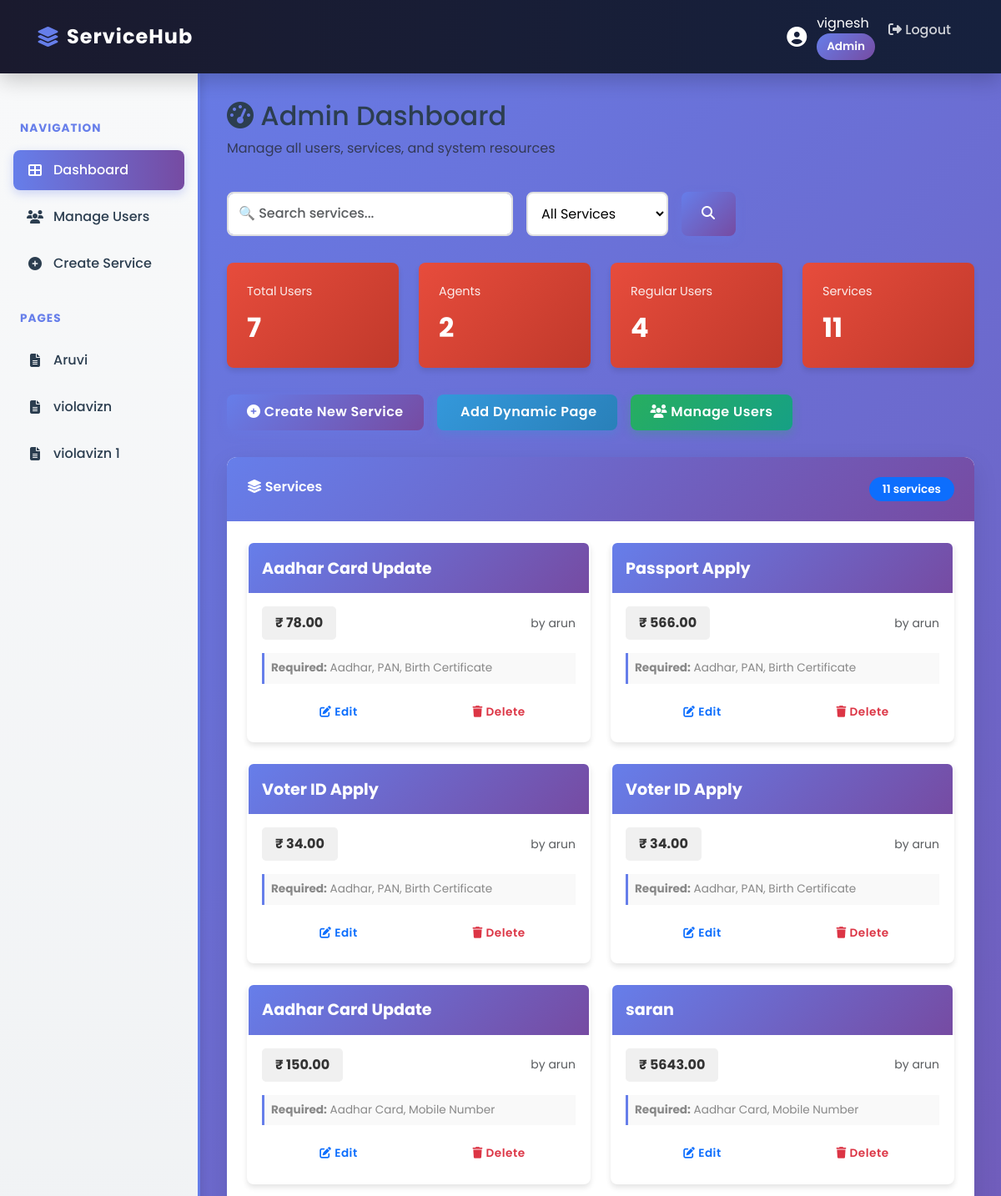
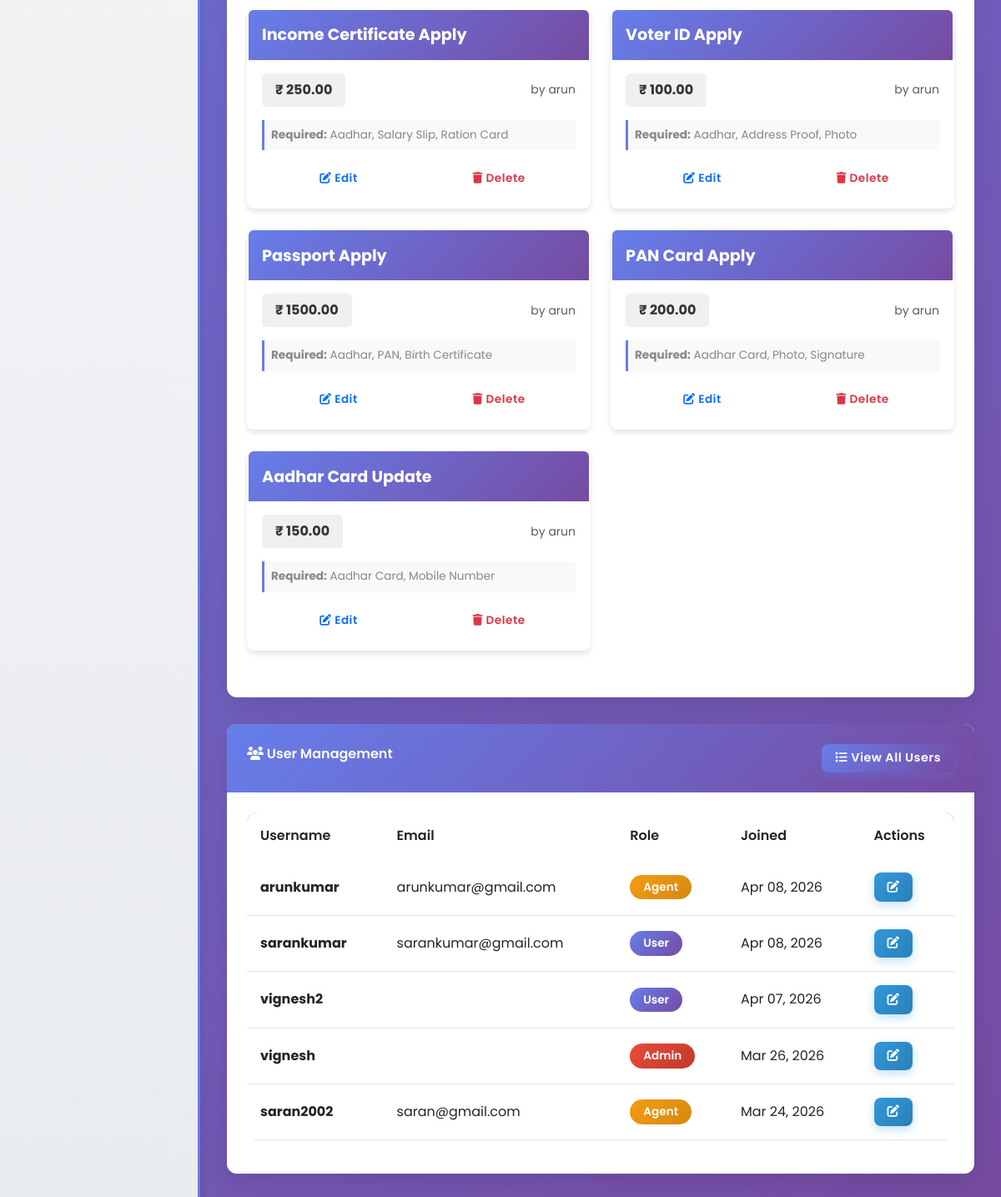
Screenshot of / (signed in) with the database file from the repository (2 pictures, top to bottom).
### core/models.py (models this page shows, shortened)
class Profile(models.Model):
    ROLE_CHOICES = [
        ("admin", "Admin"),
        ("agent", "Agent"),
        ("user", "User"),
    ]
    user = models.OneToOneField(User, on_delete=models.CASCADE)
    role = models.CharField(max_length=16, choices=ROLE_CHOICES, default="user")

class DynamicPage(models.Model):
    name = models.CharField(max_length=200, unique=True)
    slug = models.SlugField(max_length=220, unique=True, blank=True)
    description = models.TextField(blank=True)
    created_by = models.ForeignKey(User, on_delete=models.SET_NULL, null=True, related_name="dynamic_pages")
    created_at = models.DateTimeField(auto_now_add=True)

class Service(models.Model):
    name = models.CharField(max_length=250)
    charges = models.DecimalField(max_digits=10, decimal_places=2)
    documents_required = models.CharField(max_length=500, blank=True)
    tutorial_link = models.URLField(blank=True, null=True)
    apply_link = models.URLField(blank=True, null=True)
    created_by = models.ForeignKey(User, on_delete=models.SET_NULL, null=True, related_name="services")
    page = models.ForeignKey("DynamicPage", on_delete=models.CASCADE, related_name="services", null=True, blank=True)
    created_at = models.DateTimeField(auto_now_add=True)

### core/views.py (the view)
# urls.py: path("", views.dashboard, name="dashboard"),
@login_required
def dashboard(request):
    role = _user_role(request.user)
    if role == "anonymous":
        return redirect("login_board")
    if role not in ["admin", "agent"]:
        pass
    services = Service.objects.filter(page__isnull=True).order_by("-created_at")
    pages = DynamicPage.objects.all().order_by("name")
    search_query = request.GET.get('search', '')
    if search_query:
        services = services.filter(name__icontains=search_query)
    context = {
        "services": services,
        "pages": pages,
        "role": role,
        "can_manage": _can_manage_services(request.user),
        "page_title": f"{role.capitalize()} Dashboard",
        "page_description": f"Welcome to your {role} dashboard.",
        "search_query": search_query,
        "service_count": services.count(),
    }
    if role == "admin":
        context.update({
            "users": User.objects.all().order_by("-date_joined"),
            "total_users": User.objects.count(),
            "total_agents": User.objects.filter(profile__role="agent").count(),
            "total_regular_users": User.objects.filter(profile__role="user").count(),
        })
    elif role == "agent":
        user_services = Service.objects.filter(created_by=request.user)
        context.update({
            "user_services_count": user_services.count(),
        })
    return render(request, "core/unified_dashboard.html", context)

### core/templates/core/unified_dashboard.html (shortened to what this page needs)
{% extends 'core/base.html' %}
{% load custom_filters %}
{% block content %}
<div class="dashboard-header">
    <div class="header-content">
        <h1>
            <i class="fas fa-tachometer-alt"></i>
            {% if role == 'admin' %}
                Admin Dashboard
            {% elif role == 'agent' %}
                Agent Dashboard
            {% endif %}
        </h1>
        <p class="text-muted">
            {% if role == 'admin' %}
                Manage all users, services, and system resources
            {% elif role == 'agent' %}
                Create and manage your services
            {% endif %}
        </p>
    </div>
    <form method="GET" class="search-bar-container">
        <input
            type="text"
            name="search"
            class="form-control"
            placeholder="🔍 Search services..."
            value="{{ search_query|default:'' }}"
            id="serviceSearch"
        >
        <select class="filter-dropdown" name="filter" id="filterDropdown">
            <option value="all">All Services</option>
        </select>
        <button type="submit" class="btn btn-primary">
            <i class="fas fa-search"></i>
        </button>
    </form>
</div>
{% if role == 'admin' %}
<div class="stats-container">
    <div class="stat-card admin">
        <div class="stat-label">Total Users</div>
        <div class="stat-value">{{ total_users }}</div>
    </div>
    <div class="stat-card admin">
        <div class="stat-label">Agents</div>
        <div class="stat-value">{{ total_agents }}</div>
    </div>
    <div class="stat-card admin">
        <div class="stat-label">Regular Users</div>
        <div class="stat-value">{{ total_regular_users }}</div>
    </div>
    <div class="stat-card admin">
        <div class="stat-label">Services</div>
        <div class="stat-value">{{ service_count }}</div>
    </div>
</div>
{% endif %}
{% if can_manage %}
<div class="action-bar">
    <a href="{% url 'add_service' %}" class="btn btn-primary">
        <i class="fas fa-plus-circle"></i> Create New Service
    </a>
    {% if role == 'admin' %}
    <a href="{% url 'add_page' %}" class="btn btn-info">
         Add Dynamic Page
    </a>
    <a href="{% url 'user_list' %}" class="btn btn-success">
        <i class="fas fa-users"></i> Manage Users
    </a>
    {% elif role == 'agent' %}
    <a href="{% url 'add_page' %}" class="btn btn-info">
        <i class="fas fa-file-plus"></i> Add Dynamic Page
    </a>
    {% endif %}
</div>
{% endif %}
<div class="card">
    <div class="card-header">
        <i class="fas fa-layer-group"></i> Services
        {% if can_manage %}
        <span class="badge bg-primary float-end">{{ services|length }} service{{ services|length|pluralize }}</span>
        {% endif %}
    </div>
    <div class="card-body">
        {% if services %}
        <div class="service-cards-container" id="serviceContainer">
            {% for service in services %}
            <div class="service-card" onclick="window.location='{% url 'service_detail' service.id %}'" data-service-id="{{ service.id }}">
                <div class="service-card-header">
                    <h3 class="service-card-title">{{ service.name }}</h3>
                </div>
                <div class="service-card-body">
                    <div class="service-meta">
                        <span class="service-price">₹ {{ service.charges }}</span>
                        <small class="text-muted">by {{ service.created_by.first_name|default:service.created_by.username }}</small>
                    </div>
                    {% if service.documents_required %}
                    <div class="service-documents">
                        <strong>Required:</strong> {{ service.documents_required|truncatewords:5 }}
                    </div>
                    {% endif %}
                    {% if can_manage %}
                    <div class="service-actions">
                        <a href="{% url 'edit_service' service.id %}" class="btn btn-sm btn-outline-primary" onclick="event.stopPropagation();">
                            <i class="fas fa-edit"></i> Edit
                        </a>
                        <a href="{% url 'delete_service' service.id %}" class="btn btn-sm btn-outline-danger" onclick="event.stopPropagation();">
                            <i class="fas fa-trash"></i> Delete
                        </a>
                    </div>
                    {% else %}
                    <div class="mt-3">
                        <a href="{{ service.apply_link }}" class="btn btn-primary btn-sm w-100" onclick="event.stopPropagation();">
                            <i class="fas fa-external-link-alt"></i> Apply Now
                        </a>
                    </div>
                    {% endif %}
                </div>
            </div>
            {% endfor %}
        </div>
        {% endif %}
    </div>
</div>
{% if role == 'admin' and users %}
<div class="card user-management-table">
    <div class="card-header">
        <i class="fas fa-users"></i> User Management
        <a href="{% url 'user_list' %}" class="btn btn-primary btn-sm float-end">
            <i class="fas fa-list"></i> View All Users
        </a>
    </div>
    <div class="card-body">
        <div class="table-responsive">
            <table class="table table-hover">
                <thead>
                    <tr>
                        <th>Username</th>
                        <th>Email</th>
                        <th>Role</th>
                        <th>Joined</th>
                        <th>Actions</th>
                    </tr>
                </thead>
                <tbody>
                    {% for user in users|slice:":5" %}
                    <tr>
                        <td><strong>{{ user.username }}</strong></td>
                        <td>{{ user.email }}</td>
                        <td>
                            <span class="badge" style="background:
                                {% if user.profile.role == 'admin' %}linear-gradient(135deg, #e74c3c 0%, #c0392b 100%)
                                {% elif user.profile.role == 'agent' %}linear-gradient(135deg, #f39c12 0%, #d68910 100%)
                                {% else %}linear-gradient(135deg, #667eea 0%, #764ba2 100%)
                                {% endif %}; color: white;">
                                {{ user.profile.get_role_display }}
                            </span>
                        </td>
                        <td>{{ user.date_joined|date:"M d, Y" }}</td>
                        <td>
                            <a href="{% url 'edit_user' user.id %}" class="btn btn-info btn-sm">
                                <i class="fas fa-edit"></i>
                            </a>
                        </td>
                    </tr>
                    {% endfor %}
                </tbody>
            </table>
        </div>
    </div>
</div>
{% endif %}
{% endblock %}

### core/templates/core/base.html (shortened to what this page needs)
<!DOCTYPE html>
<html lang="en">
<head>
    <link href="https://cdn.jsdelivr.net/npm/bootstrap@5.3.0/dist/css/bootstrap.min.css" rel="stylesheet">
    <link rel="stylesheet" href="https://cdnjs.cloudflare.com/ajax/libs/font-awesome/6.4.0/css/all.min.css">
</head>
<body>
    <nav class="navbar navbar-expand-lg navbar-dark">
        <div class="container-fluid">
            <a class="navbar-brand" href="{% url 'dashboard' %}">
                <i class="fas fa-layer-group"></i> ServiceHub
            </a>
            <div class="collapse navbar-collapse" id="navbarNav">
                <ul class="navbar-nav ms-auto">
                    {% if user.is_authenticated %}
                    <li class="nav-item">
                        <div class="user-info">
                            <i class="fas fa-user-circle" style="font-size: 1.5rem;"></i>
                            <div>
                                <div>{{ user.first_name|default:user.username }}</div>
                                <div class="user-badge">{{ user.profile.get_role_display }}</div>
                            </div>
                        </div>
                    </li>
                    <li class="nav-item">
                        <a class="nav-link" href="{% url 'logout' %}">
                            <i class="fas fa-sign-out-alt"></i> Logout
                        </a>
                    </li>
                    {% endif %}
                </ul>
            </div>
        </div>
    </nav>
    {% if user.is_authenticated %}
    <div class="layout-wrapper">
        <div class="sidebar" id="sidebar">
            <div class="sidebar-title">Navigation</div>
            {% if user.profile.role == 'admin' %}
            <a href="{% url 'dashboard' %}" class="nav-link active">
                <i class="fas fa-th-large"></i> Dashboard
            </a>
            <a href="{% url 'user_list' %}" class="nav-link">
                <i class="fas fa-users"></i> Manage Users
            </a>
            <a href="{% url 'add_service' %}" class="nav-link">
                <i class="fas fa-plus-circle"></i> Create Service
            </a>
            {% else %}
            <a href="{% url 'dashboard' %}" class="nav-link active">
                <i class="fas fa-th-large"></i> Dashboard
            </a>
            {% endif %}
            <div class="sidebar-title">Pages</div>
            {% for page in pages %}
            <a href="{% url 'dynamic_page' slug=page.slug %}" class="nav-link">
                <i class="fas fa-file-alt"></i> {{ page.name }}
            </a>
            {% empty %}
            <p class="text-muted" style="padding: 1rem;">No pages available</p>
            {% endfor %}
        </div>
        <div class="main-content">
    {% else %}
    <div style="padding: 2rem;">
        <div class="container">
    {% endif %}
    {% block content %}{% endblock %}
    {% if user.is_authenticated %}
        </div>
    </div>
    {% else %}
        </div>
    </div>
    {% endif %}
</body>
</html>

### rows the page displays
DynamicPage: name "Aruvi"
DynamicPage: name "violavizn"
DynamicPage: name "violavizn 1"
Service: name "Aadhar Card Update", charges "78.00", created_by.first_name "arun", documents_required "Aadhar, PAN, Birth Certificate"
Service: name "Passport Apply", charges "566.00", created_by.first_name "arun", documents_required "Aadhar, PAN, Birth Certificate"
Service: name "Voter ID Apply", charges "34.00", created_by.first_name "arun", documents_required "Aadhar, PAN, Birth Certificate"
Service: name "Voter ID Apply", charges "34.00", created_by.first_name "arun", documents_required "Aadhar, PAN, Birth Certificate"
Service: name "Aadhar Card Update", charges "150.00", created_by.first_name "arun", documents_required "Aadhar Card, Mobile Number"
Service: name "saran", charges "5643.00", created_by.first_name "arun", documents_required "Aadhar Card, Mobile Number"
Service: name "Income Certificate Apply", charges "250.00", created_by.first_name "arun", documents_required "Aadhar, Salary Slip, Ration Card"
Service: name "Voter ID Apply", charges "100.00", created_by.first_name "arun", documents_required "Aadhar, Address Proof, Photo"
Service: name "Passport Apply", charges "1500.00", created_by.first_name "arun", documents_required "Aadhar, PAN, Birth Certificate"
Service: name "PAN Card Apply", charges "200.00", created_by.first_name "arun", documents_required "Aadhar Card, Photo, Signature"
Service: name "Aadhar Card Update", charges "150.00", created_by.first_name "arun", documents_required "Aadhar Card, Mobile Number"

### other values shown
{{ user.first_name|default:user.username }} "vignesh"
{{ user.profile.get_role_display }} "Admin"
{{ total_users }} "7"
{{ total_agents }} "2"
{{ total_regular_users }} "4"
{{ service_count }} "11"
{{ services|length }} "11"
{{ user.username }} "arunkumar"
{{ user.email }} "arunkumar@gmail.com"
{{ user.profile.get_role_display }} "Agent"
{{ user.date_joined|date:"M d, Y" }} "Apr 08, 2026"
{{ user.username }} "sarankumar"
{{ user.email }} "sarankumar@gmail.com"
{{ user.profile.get_role_display }} "User"
{{ user.username }} "vignesh2"
